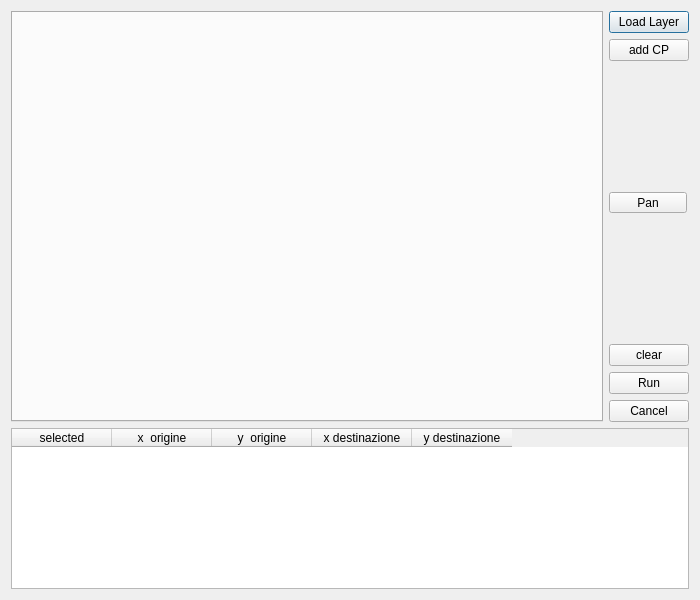
<?xml version="1.0" encoding="UTF-8"?>
<ui version="4.0">
 <class>VectorGeoref</class>
 <widget class="QDialog" name="VectorGeoref">
  <property name="geometry">
   <rect>
    <x>0</x>
    <y>0</y>
    <width>700</width>
    <height>600</height>
   </rect>
  </property>
  <property name="windowTitle">
   <string>VectorGeoref</string>
  </property>
  <property name="windowIcon">
   <iconset resource="resources.qrc">
    <normaloff>:/plugins/vectorgeoref/icon.png</normaloff>:/plugins/vectorgeoref/icon.png</iconset>
  </property>
  <layout class="QGridLayout" name="gridLayout">
   <item row="0" column="0" rowspan="8">
    <widget class="QTabWidget" name="tabWidget">
     <property name="enabled">
      <bool>true</bool>
     </property>
     <property name="minimumSize">
      <size>
       <width>300</width>
       <height>400</height>
      </size>
     </property>
     <property name="maximumSize">
      <size>
       <width>600</width>
       <height>600</height>
      </size>
     </property>
    </widget>
   </item>
   <item row="0" column="1">
    <widget class="QPushButton" name="pushButton_load_layer">
     <property name="text">
      <string>Load Layer</string>
     </property>
    </widget>
   </item>
   <item row="1" column="1">
    <widget class="QPushButton" name="pushButtonCP_Selection">
     <property name="toolTip">
      <string/>
     </property>
     <property name="text">
      <string>add CP</string>
     </property>
     <property name="icon">
      <iconset resource="resources.qrc">
       <normaloff>:/plugins/vectorgeoref/icon.png</normaloff>:/plugins/vectorgeoref/icon.png</iconset>
     </property>
     <property name="shortcut">
      <string>Ctrl+G</string>
     </property>
     <property name="checkable">
      <bool>true</bool>
     </property>
     <property name="checked">
      <bool>false</bool>
     </property>
    </widget>
   </item>
   <item row="2" column="1">
    <spacer name="verticalSpacer">
     <property name="orientation">
      <enum>Qt::Vertical</enum>
     </property>
     <property name="sizeHint" stdset="0">
      <size>
       <width>75</width>
       <height>116</height>
      </size>
     </property>
    </spacer>
   </item>
   <item row="3" column="1">
    <widget class="QToolButton" name="actionPan">
     <property name="minimumSize">
      <size>
       <width>78</width>
       <height>0</height>
      </size>
     </property>
     <property name="text">
      <string>Pan</string>
     </property>
     <property name="checkable">
      <bool>true</bool>
     </property>
    </widget>
   </item>
   <item row="4" column="1">
    <spacer name="verticalSpacer_2">
     <property name="orientation">
      <enum>Qt::Vertical</enum>
     </property>
     <property name="sizeHint" stdset="0">
      <size>
       <width>75</width>
       <height>116</height>
      </size>
     </property>
    </spacer>
   </item>
   <item row="5" column="1">
    <widget class="QPushButton" name="pushButton_clear">
     <property name="text">
      <string>clear</string>
     </property>
    </widget>
   </item>
   <item row="6" column="1">
    <widget class="QPushButton" name="pushButton_run">
     <property name="text">
      <string>Run</string>
     </property>
    </widget>
   </item>
   <item row="7" column="1">
    <widget class="QPushButton" name="pushButton_cancel">
     <property name="text">
      <string>Cancel</string>
     </property>
    </widget>
   </item>
   <item row="8" column="0" colspan="2">
    <widget class="QTableWidget" name="tableWidget">
     <property name="maximumSize">
      <size>
       <width>16777215</width>
       <height>161</height>
      </size>
     </property>
     <property name="rowCount">
      <number>0</number>
     </property>
     <column>
      <property name="text">
       <string>selected</string>
      </property>
     </column>
     <column>
      <property name="text">
       <string>x  origine</string>
      </property>
     </column>
     <column>
      <property name="text">
       <string>y  origine</string>
      </property>
     </column>
     <column>
      <property name="text">
       <string>x destinazione</string>
      </property>
     </column>
     <column>
      <property name="text">
       <string>y destinazione</string>
      </property>
     </column>
    </widget>
   </item>
  </layout>
 </widget>
 <resources>
  <include location="resources.qrc"/>
 </resources>
 <connections/>
</ui>
